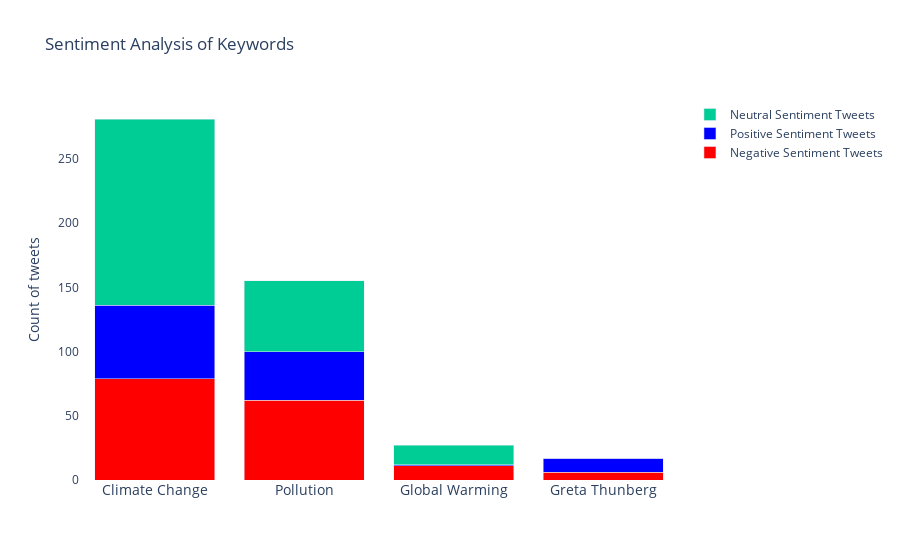

The code cell stored with this chart in its notebook:
### Markdown cell above
### Visualizing the Sentiment Analysis - Negative, Neutral, Positive

### Code cell
import plotly.graph_objects as go

keywords = ["Climate Change", "Global Warming", "Pollution", "Greta Thunberg"]
fig = go.Figure(go.Bar(x=keywords, y=[total_cc_negative, total_gw_negative, total_pollution_negative, total_greta_negative], 
                       name='Negative Sentiment Tweets', marker_color='red'))

fig.add_trace(go.Bar(x=keywords, y=[total_cc_neutral, total_gw_neutral, total_pollution_neutral, total_greta_neutral], 
                     name='Positive Sentiment Tweets', marker_color='blue'))

fig.add_trace(go.Bar(x=keywords, y=[total_cc_positive, total_gw_positive, total_pollution_positive, total_greta_positive], 
                     name='Neutral Sentiment Tweets'))

fig.update_layout({
    "plot_bgcolor":"rgba(0,0,0,0)" ,
    "paper_bgcolor": "rgba(0,0,0,0)"},
    title='Sentiment Analysis of Keywords',
    xaxis_tickfont_size=14,
    yaxis=dict(
        title='Count of tweets',
    ),
    barmode='stack', xaxis={'categoryorder':'total descending'})
fig.show()

### Figure 1 — Plotly figure (JSON) as saved in the notebook; plotly's stock layout.template omitted (floating-point values rounded to 4 significant figures)
{"data": [{"marker": {"color": "red"}, "name": "Negative Sentiment Tweets", "type": "bar", "x": ["Climate Change", "Global Warming", "Pollution", "Greta Thunberg"], "y": [79, 11, 62, 6]}, {"marker": {"color": "blue"}, "name": "Positive Sentiment Tweets", "type": "bar", "x": ["Climate Change", "Global Warming", "Pollution", "Greta Thunberg"], "y": [57, 1, 38, 11]}, {"name": "Neutral Sentiment Tweets", "type": "bar", "x": ["Climate Change", "Global Warming", "Pollution", "Greta Thunberg"], "y": [145, 15, 55, 0]}], "layout": {"barmode": "stack", "paper_bgcolor": "rgba(0,0,0,0)", "plot_bgcolor": "rgba(0,0,0,0)", "title": {"text": "Sentiment Analysis of Keywords"}, "xaxis": {"categoryorder": "total descending", "tickfont": {"size": 14}}, "yaxis": {"title": {"text": "Count of tweets"}}}}
